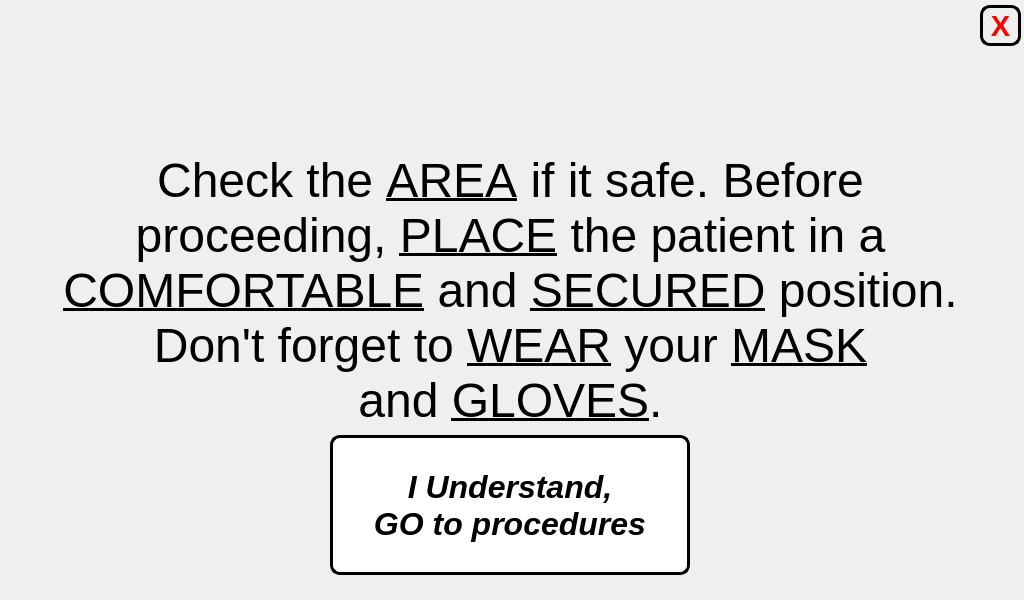
<?xml version="1.0" encoding="UTF-8"?>
<ui version="4.0">
 <class>before_procedures</class>
 <widget class="QMainWindow" name="before_procedures">
  <property name="geometry">
   <rect>
    <x>0</x>
    <y>0</y>
    <width>1024</width>
    <height>600</height>
   </rect>
  </property>
  <property name="minimumSize">
   <size>
    <width>1024</width>
    <height>600</height>
   </size>
  </property>
  <property name="maximumSize">
   <size>
    <width>1024</width>
    <height>600</height>
   </size>
  </property>
  <property name="windowTitle">
   <string>Step 1 Procedure</string>
  </property>
  <widget class="QWidget" name="centralwidget">
   <widget class="QLabel" name="text_steps">
    <property name="geometry">
     <rect>
      <x>10</x>
      <y>150</y>
      <width>1001</width>
      <height>281</height>
     </rect>
    </property>
    <property name="font">
     <font>
      <pointsize>14</pointsize>
     </font>
    </property>
    <property name="text">
     <string>&lt;html&gt;&lt;head/&gt;&lt;body&gt;&lt;p align=&quot;center&quot;&gt;&lt;span style=&quot; font-family:'Calibri'; font-size:36pt; color:#000000;&quot;&gt;Check the &lt;/span&gt;&lt;span style=&quot; font-family:'Calibri'; font-size:36pt; text-decoration: underline; color:#000000;&quot;&gt;AREA&lt;/span&gt;&lt;span style=&quot; font-family:'Calibri'; font-size:36pt; color:#000000;&quot;&gt; if it safe. Before&lt;br/&gt;proceeding, &lt;/span&gt;&lt;span style=&quot; font-family:'Calibri'; font-size:36pt; text-decoration: underline; color:#000000;&quot;&gt;PLACE&lt;/span&gt;&lt;span style=&quot; font-family:'Calibri'; font-size:36pt; color:#000000;&quot;&gt; the patient in a &lt;br/&gt;&lt;/span&gt;&lt;span style=&quot; font-family:'Calibri'; font-size:36pt; text-decoration: underline; color:#000000;&quot;&gt;COMFORTABLE&lt;/span&gt;&lt;span style=&quot; font-family:'Calibri'; font-size:36pt; color:#000000;&quot;&gt; and &lt;/span&gt;&lt;span style=&quot; font-family:'Calibri'; font-size:36pt; text-decoration: underline; color:#000000;&quot;&gt;SECURED&lt;/span&gt;&lt;span style=&quot; font-family:'Calibri'; font-size:36pt; color:#000000;&quot;&gt; position.&lt;br/&gt;Don't forget to &lt;/span&gt;&lt;span style=&quot; font-family:'Calibri'; font-size:36pt; text-decoration: underline; color:#000000;&quot;&gt;WEAR&lt;/span&gt;&lt;span style=&quot; font-family:'Calibri'; font-size:36pt; color:#000000;&quot;&gt; your &lt;/span&gt;&lt;span style=&quot; font-family:'Calibri'; font-size:36pt; text-decoration: underline; color:#000000;&quot;&gt;MASK&lt;br/&gt;&lt;/span&gt;&lt;span style=&quot; font-family:'Calibri'; font-size:36pt; color:#000000;&quot;&gt;and &lt;/span&gt;&lt;span style=&quot; font-family:'Calibri'; font-size:36pt; text-decoration: underline; color:#000000;&quot;&gt;GLOVES&lt;/span&gt;&lt;span style=&quot; font-family:'Calibri'; font-size:36pt; color:#000000;&quot;&gt;.&lt;/span&gt;&lt;/p&gt;&lt;/body&gt;&lt;/html&gt;</string>
    </property>
   </widget>
   <widget class="QLabel" name="gif_player_label">
    <property name="geometry">
     <rect>
      <x>410</x>
      <y>10</y>
      <width>200</width>
      <height>150</height>
     </rect>
    </property>
    <property name="minimumSize">
     <size>
      <width>200</width>
      <height>150</height>
     </size>
    </property>
    <property name="maximumSize">
     <size>
      <width>200</width>
      <height>150</height>
     </size>
    </property>
    <property name="font">
     <font>
      <family>Unispace</family>
      <pointsize>16</pointsize>
      <weight>75</weight>
      <bold>true</bold>
     </font>
    </property>
    <property name="frameShape">
     <enum>QFrame::NoFrame</enum>
    </property>
    <property name="lineWidth">
     <number>1</number>
    </property>
    <property name="text">
     <string/>
    </property>
    <property name="pixmap">
     <pixmap>../pictures/caution.png</pixmap>
    </property>
    <property name="alignment">
     <set>Qt::AlignCenter</set>
    </property>
   </widget>
   <widget class="QPushButton" name="goto_steps_button">
    <property name="geometry">
     <rect>
      <x>330</x>
      <y>435</y>
      <width>360</width>
      <height>140</height>
     </rect>
    </property>
    <property name="minimumSize">
     <size>
      <width>360</width>
      <height>140</height>
     </size>
    </property>
    <property name="maximumSize">
     <size>
      <width>360</width>
      <height>140</height>
     </size>
    </property>
    <property name="font">
     <font>
      <pointsize>24</pointsize>
      <weight>75</weight>
      <italic>true</italic>
      <bold>true</bold>
     </font>
    </property>
    <property name="cursor">
     <cursorShape>PointingHandCursor</cursorShape>
    </property>
    <property name="styleSheet">
     <string notr="true">QPushButton:hover:!pressed
{
  background-color: rgb(195,30,60);
}

QPushButton
{
  background-color: white;
color: black;
border-style: outset;
border-width: 3px;
border-radius:10px;
border-color: black;
}</string>
    </property>
    <property name="text">
     <string>I Understand,
GO to procedures</string>
    </property>
   </widget>
   <widget class="QLabel" name="label">
    <property name="geometry">
     <rect>
      <x>0</x>
      <y>0</y>
      <width>1024</width>
      <height>600</height>
     </rect>
    </property>
    <property name="minimumSize">
     <size>
      <width>1024</width>
      <height>600</height>
     </size>
    </property>
    <property name="maximumSize">
     <size>
      <width>1024</width>
      <height>600</height>
     </size>
    </property>
    <property name="text">
     <string/>
    </property>
    <property name="pixmap">
     <pixmap>../pictures/program_pictures/main_wallpaper.png</pixmap>
    </property>
   </widget>
   <widget class="QPushButton" name="close_button">
    <property name="geometry">
     <rect>
      <x>980</x>
      <y>5</y>
      <width>41</width>
      <height>41</height>
     </rect>
    </property>
    <property name="font">
     <font>
      <pointsize>22</pointsize>
      <weight>75</weight>
      <bold>true</bold>
     </font>
    </property>
    <property name="styleSheet">
     <string notr="true">QPushButton:hover:!pressed
{
  background-color: rgb(195,30,60);
}

QPushButton
{

color: red;
border-style: outset;
border-width: 3px;
border-radius:10px;
border-color: black;
}
</string>
    </property>
    <property name="text">
     <string>X</string>
    </property>
   </widget>
   <zorder>label</zorder>
   <zorder>text_steps</zorder>
   <zorder>gif_player_label</zorder>
   <zorder>goto_steps_button</zorder>
   <zorder>close_button</zorder>
  </widget>
 </widget>
 <resources/>
 <connections/>
</ui>
